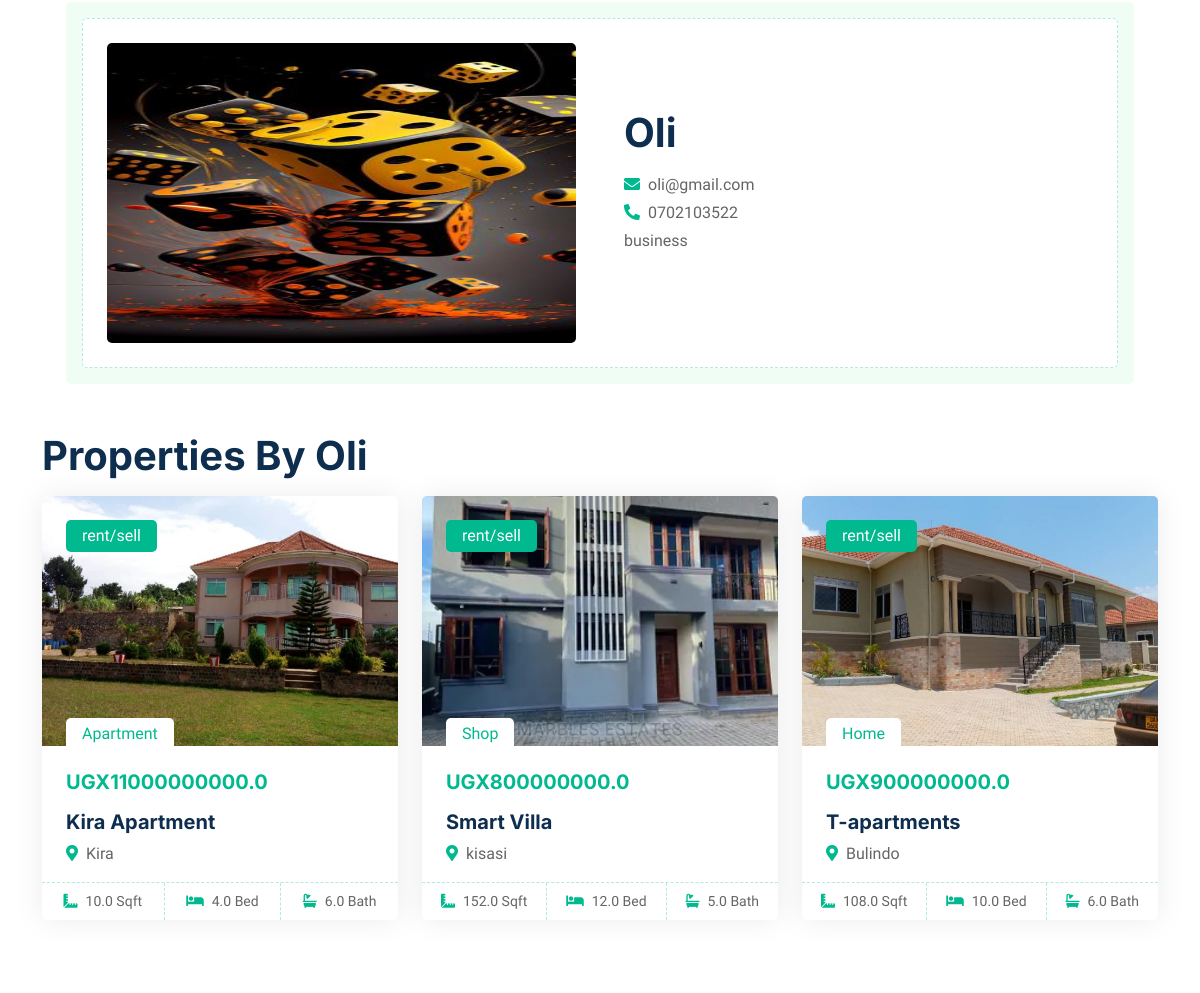
Before: /agent/6/ (middle part) with the older database file.
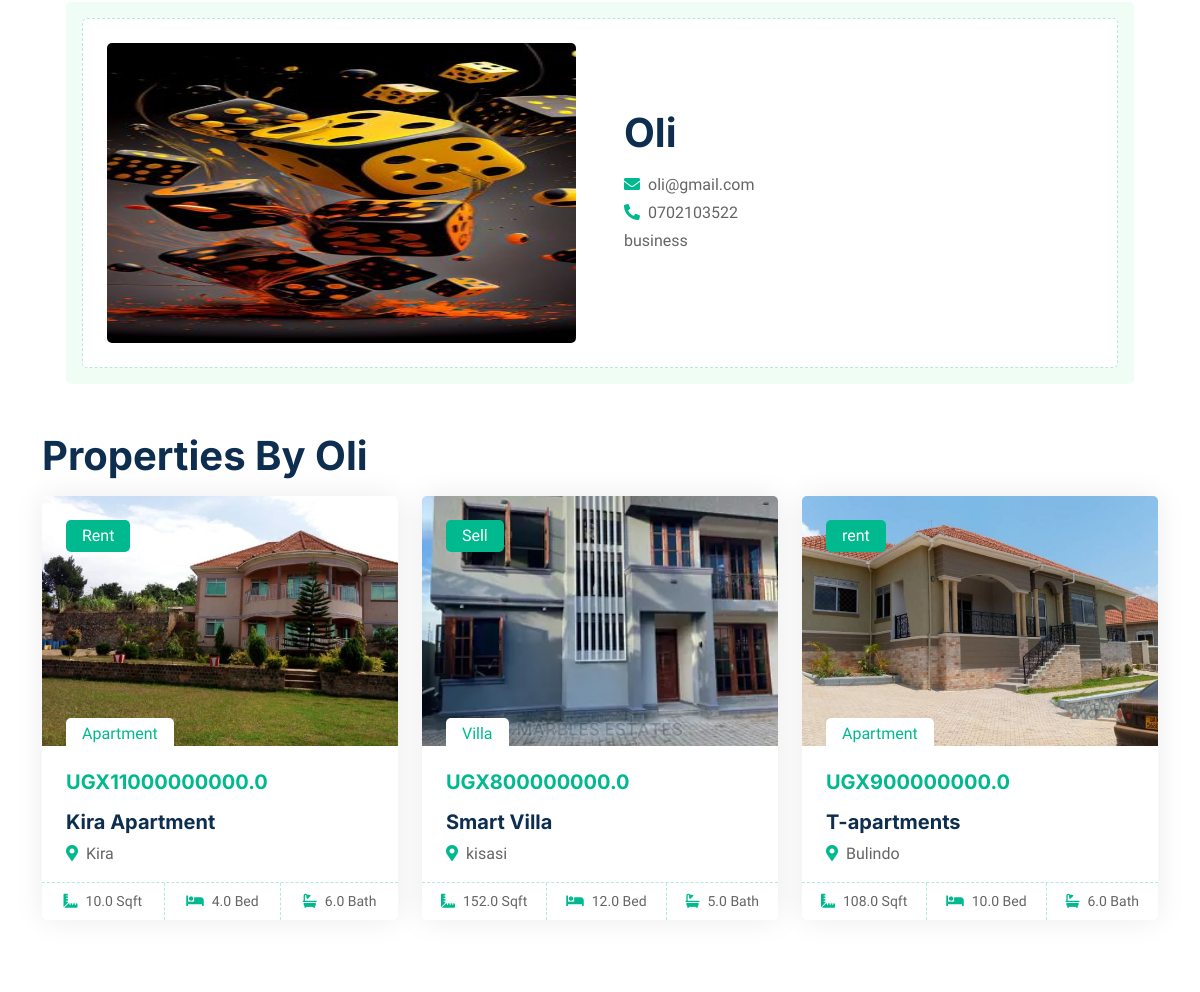
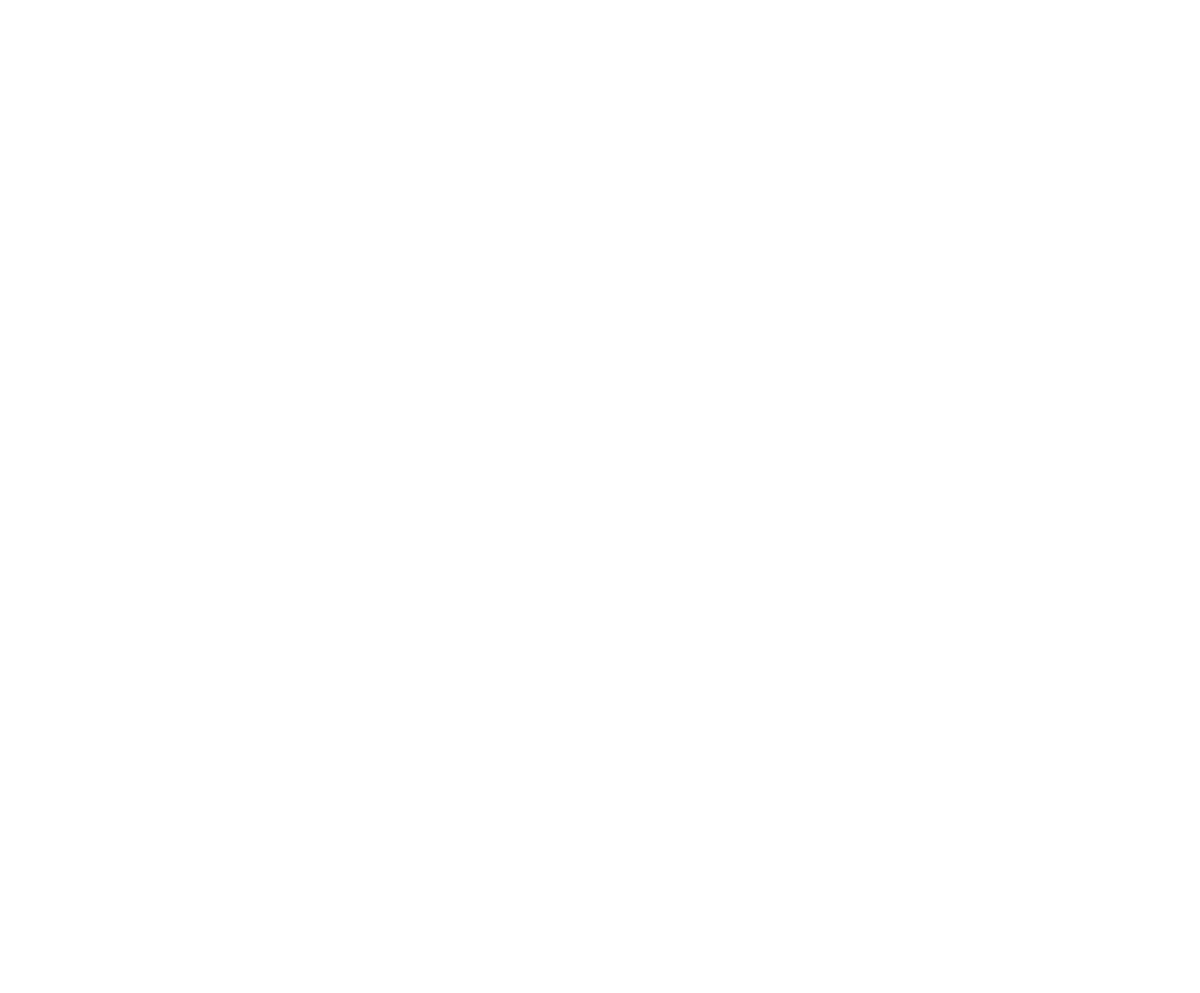
After: the same page with the newer database file (2 pictures, top to bottom).
### Home/models.py (models this page shows, shortened)
class Property(models.Model):
    name = models.CharField(max_length=100)
    agent = models.ForeignKey(Agent, on_delete=models.CASCADE, null=True)
    price = models.FloatField(null=True)
    type = models.ForeignKey(Type, on_delete=models.CASCADE, default=1)
    picture= models.ImageField(upload_to='uploads/properties/',default=1)
    description = models.TextField(max_length=2000)
    size = models.FloatField(null=True)
    bedrooms = models.FloatField(null=True)
    bathrooms = models.FloatField(null=True)
    location = models.CharField(max_length=100, default='location')
    selrent = models.CharField(max_length=50,default='rent/sell')
    nav_video = models.FileField(
        upload_to="uploads/properties/videos/",
        null=True,
    )

class Type(models.Model):
    name=models.CharField(max_length=50)
    def __str__(self):
         return self.name

### Home/views.py (the view)
# urls.py: path('agent/<int:agent_id>/', views.agent_profile, name='agentprofile'),
def agent_profile(request, agent_id):
    agent = Agent.objects.get(id=agent_id)
    all_properties = Property.objects.filter(agent=agent)
    sell_properties = all_properties.filter(selrent="Sell")
    rent_properties = all_properties.filter(selrent="Rent")
    context = {
        "agent": agent,
        "all_properties": all_properties,
        "sell_properties": sell_properties,
        "rent_properties": rent_properties
    }
    return render(request, "agent-profile.html", context)

### Home/context_processors.py (called while the page is built)
def is_agent(request):
    if request.user.is_authenticated:
        return {'is_agent': request.user.groups.filter(name="Agents").exists()}
    return {'is_agent': False}

### Home/templates/agent-profile.html (shortened to what the changed rows need)
{% extends "main.html" %}
{% load static %}
{% block body %}
<div class="container-xxl py-5">
    <div class="container">
        <div class="container-xxl py-5">
            <div class="container">
                <div class="bg-light rounded p-3">
                    <div class="bg-white rounded p-4" style="border: 1px dashed rgba(0, 185, 142, .3)">
                        <div class="row g-5 align-items-center">
                            <div class="col-lg-6 wow fadeIn" data-wow-delay="0.5s">
                                <div class="mb-4">
                                    <h1 class="mb-3">{{ agent.name }}</h1>
                                </div>
                            </div>
                        </div>
                    </div>
                </div>
            </div>
        </div>
        <div class="tab-content">
                    <h1 class="mb-3"> Properties By {{agent.name}} </h1>
            </div>
            <div id="all" class="tab-pane fade show p-0 active">
                <div class="row g-4">
                    {% for property in all_properties %}
                        <div class="col-lg-4 col-md-6 wow fadeInUp" data-wow-delay="{{ forloop.counter0|add:"0.1"|floatformat:1 }}s">
                            <div class="property-item rounded overflow-hidden">
                                <div class="position-relative overflow-hidden">
                                    <a href="{% url 'propertydetail' property.id %}">
                                        <img class="img-fluid"
                                             src="{% if property.picture %}{{ property.picture.url }}{% else %}{% static 'img/property-placeholder.jpg' %}{% endif %} "
                                             alt="{{ property.name }}" style="width: 100%; height: 250px; object-fit: cover;" >
                                    </a>
                                    <div class="bg-primary rounded text-white position-absolute start-0 top-0 m-4 py-1 px-3">
                                        {{ property.selrent }}
                                    </div>
                                    <div class="bg-white rounded-top text-primary position-absolute start-0 bottom-0 mx-4 pt-1 px-3">
                                        {{ property.type }}
                                    </div>
                                </div>
                                <div class="p-4 pb-0">
                                    <h5 class="text-primary mb-3">UGX{{ property.price }}</h5>
                                    <a class="d-block h5 mb-2" href="{% url 'propertydetail' property.id %}">{{ property.name }}</a>
                                    <p><i class="fa fa-map-marker-alt text-primary me-2"></i>{{ property.location }}</p>
                                </div>
                                <div class="d-flex border-top">
                                    <small class="flex-fill text-center border-end py-2">
                                        <i class="fa fa-ruler-combined text-primary me-2"></i>{{ property.size }} Sqft
                                    </small>
                                    <small class="flex-fill text-center border-end py-2">
                                        <i class="fa fa-bed text-primary me-2"></i>{{ property.bedrooms }} Bed
                                    </small>
                                    <small class="flex-fill text-center py-2">
                                        <i class="fa fa-bath text-primary me-2"></i>{{ property.bathrooms }} Bath
                                    </small>
                                </div>
                            </div>
                        </div>
                    {% empty %}
                        <p class="text-center">This agent has no properties listed.</p>
                    {% endfor %}
                </div>
            </div>
        </div>
    </div>
</div>
{% endblock body %}

Changed rows visible on the page:
changed Property "Kira Apartment": selrent "rent/sell" → "Rent"
changed Property "Smart Villa": selrent "rent/sell" → "Sell"; type "Shop" → "Villa"
changed Property "T-apartments": selrent "rent/sell" → "rent"; type "Home" → "Apartment"
